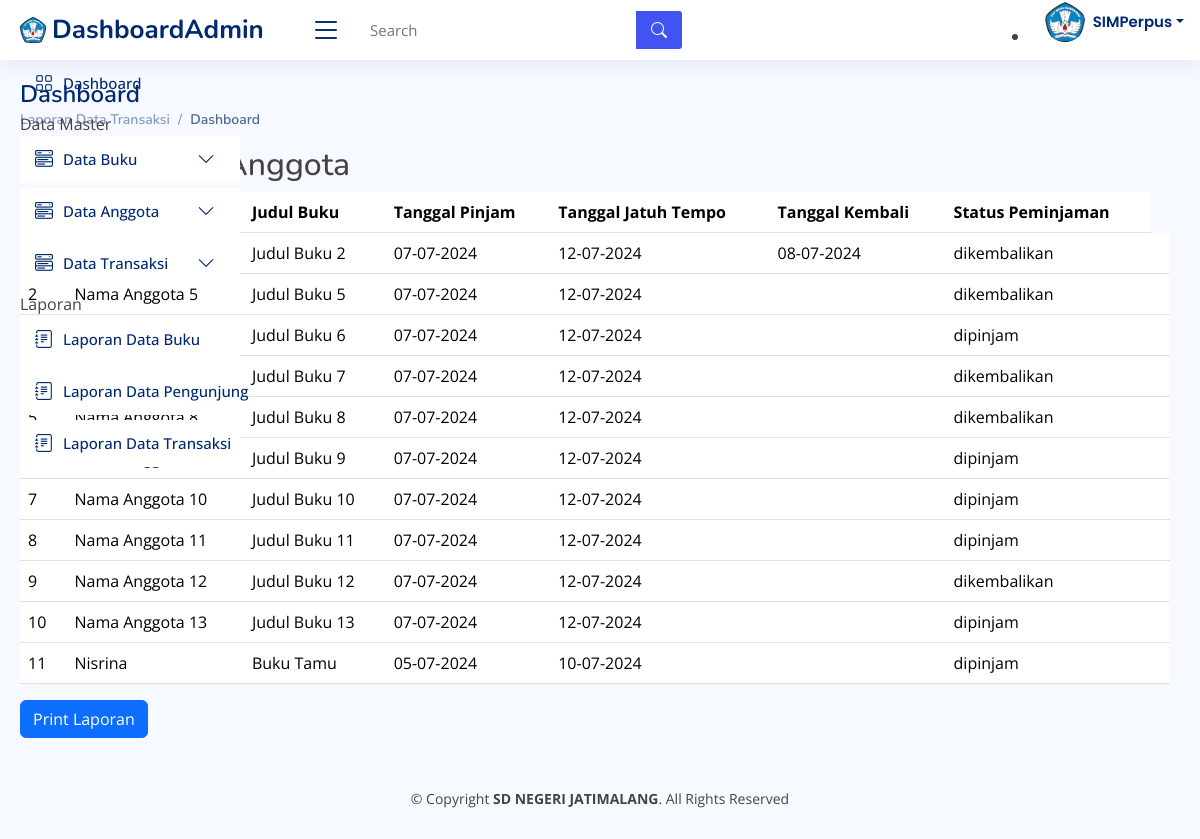
Page /lap_transaksi.php on the committed database.
### tables this page shows
CREATE TABLE `peminjaman` (
  `id_peminjaman` int NOT NULL,
  `id_anggota` int NOT NULL,
  `nama` varchar(50) NOT NULL,
  `id_buku` int NOT NULL,
  `judul` varchar(255) NOT NULL,
  `tanggal_pinjam` date NOT NULL,
  `tanggal_jatuh_tempo` date NOT NULL,
  `tanggal_kembali` date DEFAULT NULL,
  `status` enum('dipinjam','dikembalikan','terlambat') DEFAULT 'dipinjam'
);

### lap_transaksi.php (the view, shortened to what this page needs)
<?php include('header.php'); ?>
<main id="main" class="main">
    <div class="pagetitle">
        <h1>Dashboard</h1>
        <nav>
            <ol class="breadcrumb">
                <li class="breadcrumb-item"><a href="data_anggota.php">Laporan Data Transaksi</a></li>
                <li class="breadcrumb-item active">Dashboard</li>
            </ol>
        </nav>
    </div>
    <section class="section dashboard">
        <div class="content">
            <h2>Laporan Data Anggota</h2>
            <table class="table">
                <thead>
                    <tr>
                        <th scope="col">No</th>
                        <th scope="col">Nama Anggota</th>
                        <th scope="col">Judul Buku</th>
                        <th scope="col">Tanggal Pinjam</th>
                        <th scope="col">Tanggal Jatuh Tempo</th>
                        <th scope="col">Tanggal Kembali</th>
                        <th scope="col">Status Peminjaman</th>
                    </tr>
                </thead>
                <tbody>
                    <?php
                    include('config/koneksi.php');
                    $query = "SELECT * FROM peminjaman";
                    $result = mysqli_query($koneksi, $query);
                    $no = 1;
                    while ($row = mysqli_fetch_assoc($result)) {
                        echo "<tr>";
                        echo "<td>" . $no++ . "</td>";
                        echo "<td>" . $row['nama'] . "</td>";
                        echo "<td>" . $row['judul'] . "</td>";
                        echo "<td>" . ($row['tanggal_pinjam'] != null ? date('d-m-Y', strtotime($row['tanggal_pinjam'])) : '') . "</td>";
                        echo "<td>" . ($row['tanggal_jatuh_tempo'] != null ? date('d-m-Y', strtotime($row['tanggal_jatuh_tempo'])) : '') . "</td>";
                        echo "<td>" . ($row['tanggal_kembali'] != null ? date('d-m-Y', strtotime($row['tanggal_kembali'])) : '') . "</td>";
                        echo "<td>" . $row['status'] . "</td>";
                        echo "<td>";
                        echo "</td>";
                        echo "</tr>";
                    }
                    ?>
                </tbody>
            </table>
            <button onclick="window.print()" class="btn btn-primary">Print Laporan</button>
        </div>
    </section>
</main>
<?php include('footer.php'); ?>

### assets/css/style.css (style rules this page uses)
:root { scroll-behavior: smooth; }
body { font-family: "Open Sans", sans-serif; background: #f6f9ff; color: #444444; }
a { color: #4154f1; text-decoration: none; }
h1, h2, h3, h4, h5, h6 { font-family: "Nunito", sans-serif; }
#main { margin-top: 60px; padding: 20px 30px; transition: all 0.3s; }
.pagetitle { margin-bottom: 10px; }
.pagetitle h1 { font-size: 24px; margin-bottom: 0; font-weight: 600; color: #012970; }
.breadcrumb { font-size: 14px; font-family: "Nunito", sans-serif; color: #899bbd; font-weight: 600; }
.breadcrumb a { color: #899bbd; transition: 0.3s; }
.breadcrumb .breadcrumb-item::before { color: #899bbd; }
.breadcrumb .active { color: #51678f; font-weight: 600; }
#main { padding-left: 280px; }
@media (max-width: 1200px) { .header, #main { padding-left: 20px; } }

### rows in the picture
peminjaman: judul "Judul Buku 2", tanggal_pinjam "07-07-2024", tanggal_jatuh_tempo "12-07-2024", tanggal_kembali "08-07-2024", status "dikembalikan"
peminjaman: nama "Nama Anggota 5", judul "Judul Buku 5", tanggal_pinjam "07-07-2024", tanggal_jatuh_tempo "12-07-2024", status "dikembalikan"
peminjaman: judul "Judul Buku 6", tanggal_pinjam "07-07-2024", tanggal_jatuh_tempo "12-07-2024", status "dipinjam"
peminjaman: judul "Judul Buku 7", tanggal_pinjam "07-07-2024", tanggal_jatuh_tempo "12-07-2024", status "dikembalikan"
peminjaman: nama "Nama Anggota 8", judul "Judul Buku 8", tanggal_pinjam "07-07-2024", tanggal_jatuh_tempo "12-07-2024", status "dikembalikan"
peminjaman: judul "Judul Buku 9", tanggal_pinjam "07-07-2024", tanggal_jatuh_tempo "12-07-2024", status "dipinjam"
peminjaman: nama "Nama Anggota 10", judul "Judul Buku 10", tanggal_pinjam "07-07-2024", tanggal_jatuh_tempo "12-07-2024", status "dipinjam"
peminjaman: nama "Nama Anggota 11", judul "Judul Buku 11", tanggal_pinjam "07-07-2024", tanggal_jatuh_tempo "12-07-2024", status "dipinjam"
peminjaman: nama "Nama Anggota 12", judul "Judul Buku 12", tanggal_pinjam "07-07-2024", tanggal_jatuh_tempo "12-07-2024", status "dikembalikan"
peminjaman: nama "Nama Anggota 13", judul "Judul Buku 13", tanggal_pinjam "07-07-2024", tanggal_jatuh_tempo "12-07-2024", status "dipinjam"
peminjaman: nama "Nisrina", judul "Buku Tamu", tanggal_pinjam "05-07-2024", tanggal_jatuh_tempo "10-07-2024", status "dipinjam"
